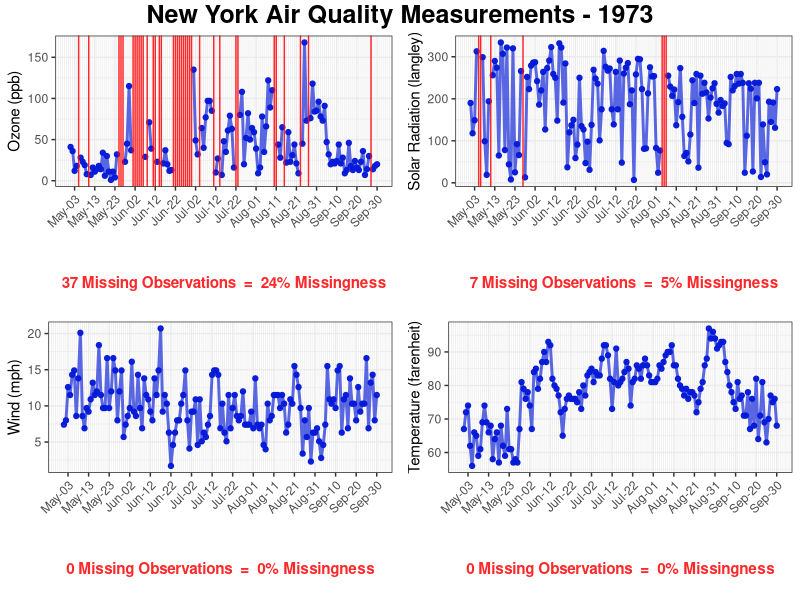

The R script that drew this image:
###########################################################################################################
##  Required Packages                                                                                    ##
###########################################################################################################
  library(ggplot2)
  library(grid)
  library(gridExtra)



###########################################################################################################
##  Collecting and Formatting Time Series Data                                                           ##
###########################################################################################################
  ## Data Of Interest - New York Air Quality Measurments from May to Sept 1973
    DOI <- airquality

  ## Date Variable - Convert numeric month(w/out leading zeros) and day(w/out leading zeros) to Date Format
    DOI$Date <- as.POSIXct(paste("1973",
                              ifelse(nchar(DOI$Month)==1, "-0", "-"), DOI$Month,
                              ifelse(nchar(DOI$Day)==1, "-0", "-"), DOI$Day, sep="") )
  
  ## Creating Variable Description Data Frame to reference
    Var_Desc <- data.frame(Ozone="Ozone (ppb)", Solar.R="Solar Radiation (langley)",
                           Wind="Wind (mph)", Temp="Temperature (farenheit)",
                           stringsAsFactors = FALSE)

    

########################################################################################################### 
##  GGPLOT CODE - Illustrates plotting time series to indicate missing data and how to format Date axis  ##          
########################################################################################################### 
TS_NA_EDA_ggplot <- function(DATA=DOI, DEPENDENT="Ozone",  
                             DATE_BREAKS="10 days", MINOR_BREAKS="days", DATE_FORMAT=format('%b-%d'),
                             TITLE="New York Air Quality Measurements - 1973",
                             Y_LABEL="Ozone (ppb)", X_LABEL=NULL){
  
  ix.NA  <- subset(DATA, is.na(DATA[,DEPENDENT]))
  n.miss <- nrow(ix.NA)
  p.miss <- round(n.miss/nrow(DATA),2)*100
  
  ## Setting up Base Layer - dictates aesthetics (i.e. how the data is represented in the plots)
    plt <- ggplot(data=DATA, aes(x=Date, y=DATA[,DEPENDENT])) + 
            ## Line Plot Layer
              geom_line(size=1, color=rgb(5/255, 25/255, 215/255, 0.65)) + 
            ## Points Layer
              geom_point(color=rgb(5/255, 25/255, 215/255, 0.95)) 
   
  if(nrow(ix.NA) > 0){
    plt <- plt +  
            ## Missing Value Layer   
              annotate("rect", xmin=ix.NA$Date, xmax=ix.NA$Date, ymin=-Inf, ymax=Inf, color=rgb(1, .01, .02, 0.85))
  }else{
    plt <- plt
  }
    plt <- plt + 
       ## Label Layer    
        labs(caption = paste(n.miss, " Missing Observations  =  ", p.miss, "% Missingness", sep=''),
             title   = TITLE,
             y       = Y_LABEL,
             x       = X_LABEL) + 
      ## Formatting Date which appears on x-axis  
        scale_x_datetime(date_breaks=DATE_BREAKS, date_labels=DATE_FORMAT, minor_breaks=MINOR_BREAKS) +
      ## Setting global theme to black and white
        theme_bw()  
      
list(PLOT=plt)   
}

    
    
########################################################################################################### 
##  Using Function in Loop to print plots for all Variables of Interest within Var_Desc object           ##          
########################################################################################################### 
  ## Creating empty list to collect all plots inside loop
    Plots <- list()
      for(i in 1:length(Var_Desc))
        Plots[[i]] <- TS_NA_EDA_ggplot(DATA=DOI, DEPENDENT=colnames(Var_Desc)[i], TITLE=NULL, Y_LABEL=Var_Desc[i][1,1])    
    
    
  ## Manual Adjust theme - Illustrates adjustments which can be made after an initial plot is stored
    Theme_Adjust <-
        theme(plot.caption = element_text(size=rel(1), face = "bold", hjust=0.5, vjust=-1, color=rgb(1, .01, .02, 0.85),
                             ## MARGINS IN GGPLOT - c(top, right, bottom, left) ##
                                          margin = unit(c(0,1,3,1), "lines")),
              axis.text.x  = element_text(angle=45, vjust=1, hjust=1))
  
  ## Creating Main title for multiple ggplots within one frame using "grid" package
    Main_Title <- grid::textGrob("New York Air Quality Measurements - 1973", gp=grid::gpar(fontsize=18, font=2))
    
  ## Plotting Multiple ggplots using "gridExtra" package
    gridExtra::grid.arrange(Plots[[1]]$PLOT + Theme_Adjust,
                            Plots[[2]]$PLOT + Theme_Adjust,
                            Plots[[3]]$PLOT + Theme_Adjust,
                            Plots[[4]]$PLOT + Theme_Adjust,
                            top= Main_Title, nrow=2)
    
      
    
